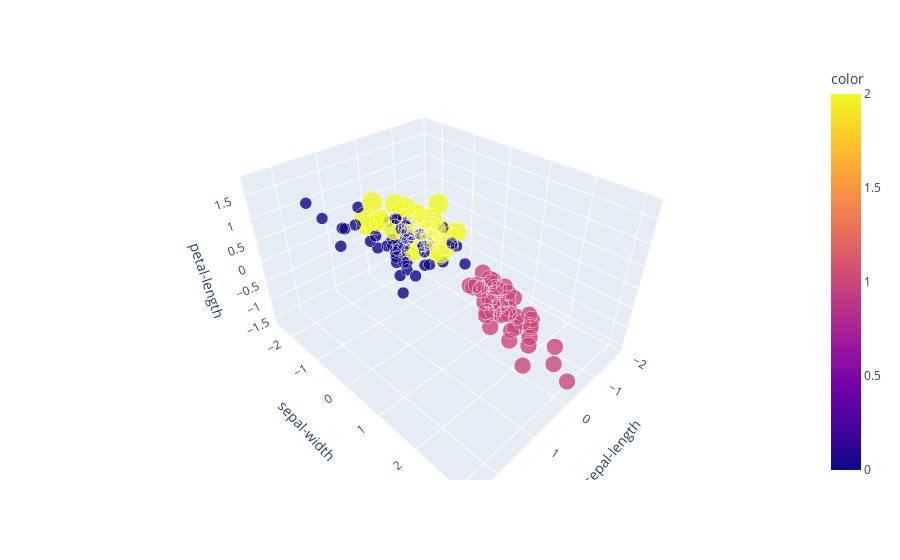

Notebook cell for this chart:
### Code cell
# if petal-width is removed then we can plot this 3D plot
fig = px.scatter_3d(pd.DataFrame(train_data, columns=feature_cols), x=feature_cols[0], y=feature_cols[1], z=feature_cols[2],
                    color=y, opacity=0.8, size=y+1)
fig.show()

### Figure 1 — Plotly figure (JSON) as saved in the notebook; plotly's stock layout.template omitted (floating-point values rounded to 4 significant figures; data arrays with more than 128 entries replaced by an {"elided": "..."} marker saying what was removed)
{"data": [{"hovertemplate": "sepal-length=%{x}<br>sepal-width=%{y}<br>petal-length=%{z}<br>size=%{marker.size}<br>color=%{marker.color}<extra></extra>", "legendgroup": "", "marker": {"color": {"elided": "150 int values"}, "coloraxis": "coloraxis", "opacity": 0.8, "size": {"elided": "150 int values"}, "sizemode": "area", "sizeref": 0.0075, "symbol": "circle"}, "mode": "markers", "name": "", "scene": "scene", "showlegend": false, "type": "scatter3d", "x": {"elided": "150 float values"}, "y": {"elided": "150 float values"}, "z": {"elided": "150 float values"}}], "layout": {"coloraxis": {"colorbar": {"title": {"text": "color"}}, "colorscale": [[0, "#0d0887"], [0.1111, "#46039f"], [0.2222, "#7201a8"], [0.3333, "#9c179e"], [0.4444, "#bd3786"], [0.5556, "#d8576b"], [0.6667, "#ed7953"], [0.7778, "#fb9f3a"], [0.8889, "#fdca26"], [1, "#f0f921"]]}, "legend": {"itemsizing": "constant", "tracegroupgap": 0}, "margin": {"t": 60}, "scene": {"domain": {"x": [0, 1], "y": [0, 1]}, "xaxis": {"title": {"text": "sepal-length"}}, "yaxis": {"title": {"text": "sepal-width"}}, "zaxis": {"title": {"text": "petal-length"}}}}}
